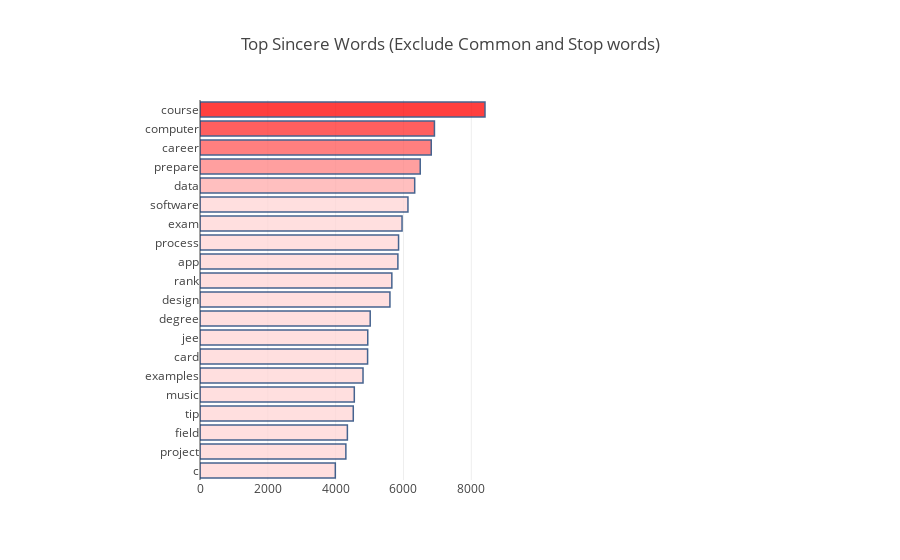

The notebook cell saved with this chart:
### Code cell
plot_pandas(top_200_sincere_words[~top_200_sincere_words.index.isin(
        set(stopwords.words("english")) | set(["What", "How", "Why", "Which"])
      )], 
      "Top Sincere Words (Exclude Common and Stop words)")

### Figure 1 — Plotly figure (JSON) as saved in the notebook; plotly's stock layout.template omitted (floating-point values rounded to 4 significant figures)
{"data": [{"marker": {"color": ["#FFD5D5", "#FFD5D5", "#FFD5D5", "#FFD5D5", "#FFD5D5", "#FFD5D5", "#FFD5D5", "#FFD5D5", "#FFD5D5", "#FFD5D5", "#FFD5D5", "#FFD5D5", "#FFD5D5", "#FFD5D5", "#FFD5D5", "#FFAAAA", "#FF8080", "#FF5555", "#FF2A2A", "#FF0000"], "line": {"color": "rgb(8,48,107)", "width": 1.5}}, "opacity": 0.75, "orientation": "h", "type": "bar", "uid": "4a761ca7-e098-46db-80d1-99c14884eda1", "x": [3990, 4301, 4346, 4520, 4550, 4807, 4942, 4947, 5019, 5601, 5657, 5835, 5855, 5958, 6132, 6331, 6494, 6819, 6913, 8404], "y": ["c", "project", "field", "tip", "music", "examples", "card", "jee", "degree", "design", "rank", "app", "process", "exam", "software", "data", "prepare", "career", "computer", "course"]}], "layout": {"margin": {"l": 200, "r": 400}, "title": "Top Sincere Words (Exclude Common and Stop words)"}}
